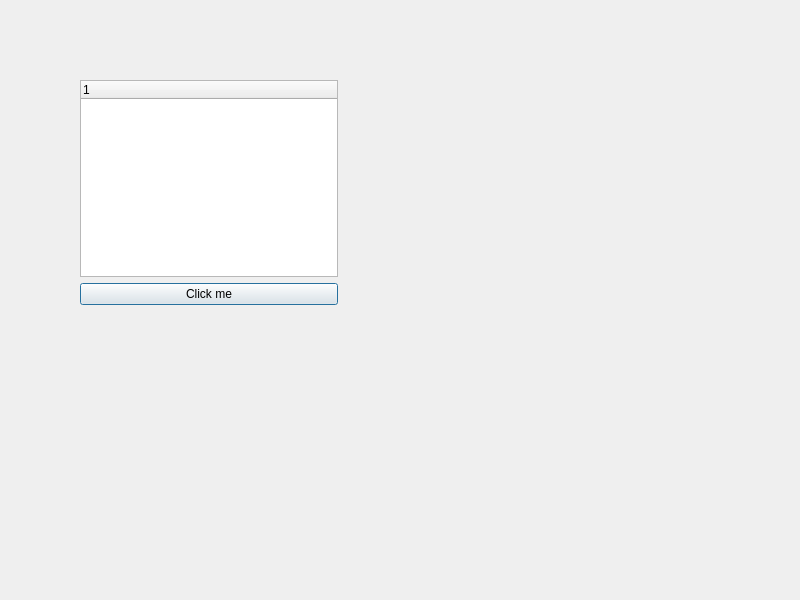
<?xml version="1.0" encoding="UTF-8"?>
<ui version="4.0">
 <class>Dialog</class>
 <widget class="QDialog" name="Dialog">
  <property name="geometry">
   <rect>
    <x>0</x>
    <y>0</y>
    <width>800</width>
    <height>600</height>
   </rect>
  </property>
  <property name="windowTitle">
   <string>Dialog</string>
  </property>
  <widget class="QWidget" name="layoutWidget">
   <property name="geometry">
    <rect>
     <x>80</x>
     <y>80</y>
     <width>258</width>
     <height>225</height>
    </rect>
   </property>
   <layout class="QVBoxLayout" name="verticalLayout">
    <item>
     <widget class="QTreeWidget" name="treeWidget">
      <column>
       <property name="text">
        <string notr="true">1</string>
       </property>
      </column>
     </widget>
    </item>
    <item>
     <widget class="QPushButton" name="pushButton">
      <property name="text">
       <string>Click me</string>
      </property>
     </widget>
    </item>
   </layout>
  </widget>
 </widget>
 <resources/>
 <connections/>
</ui>
